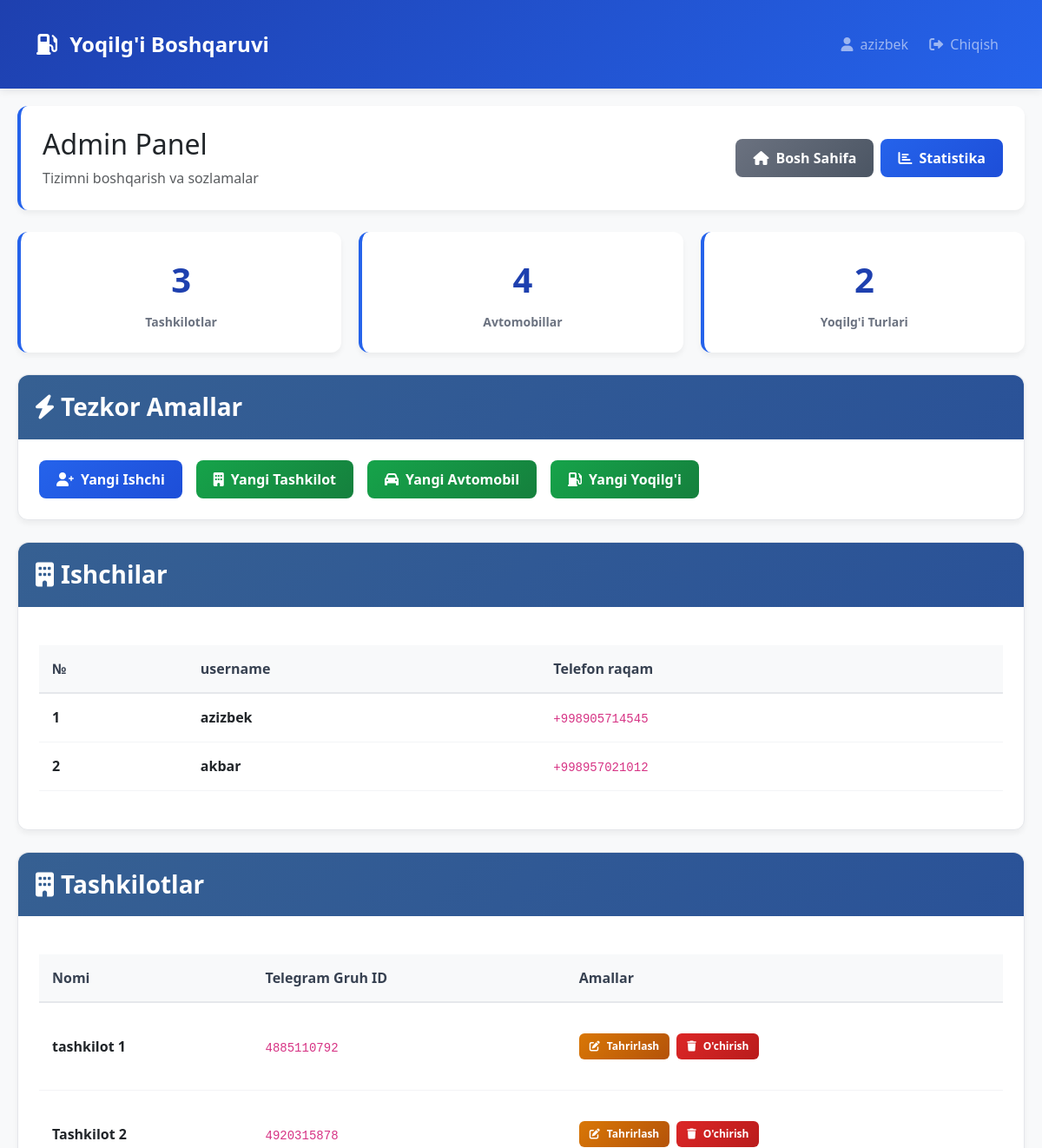
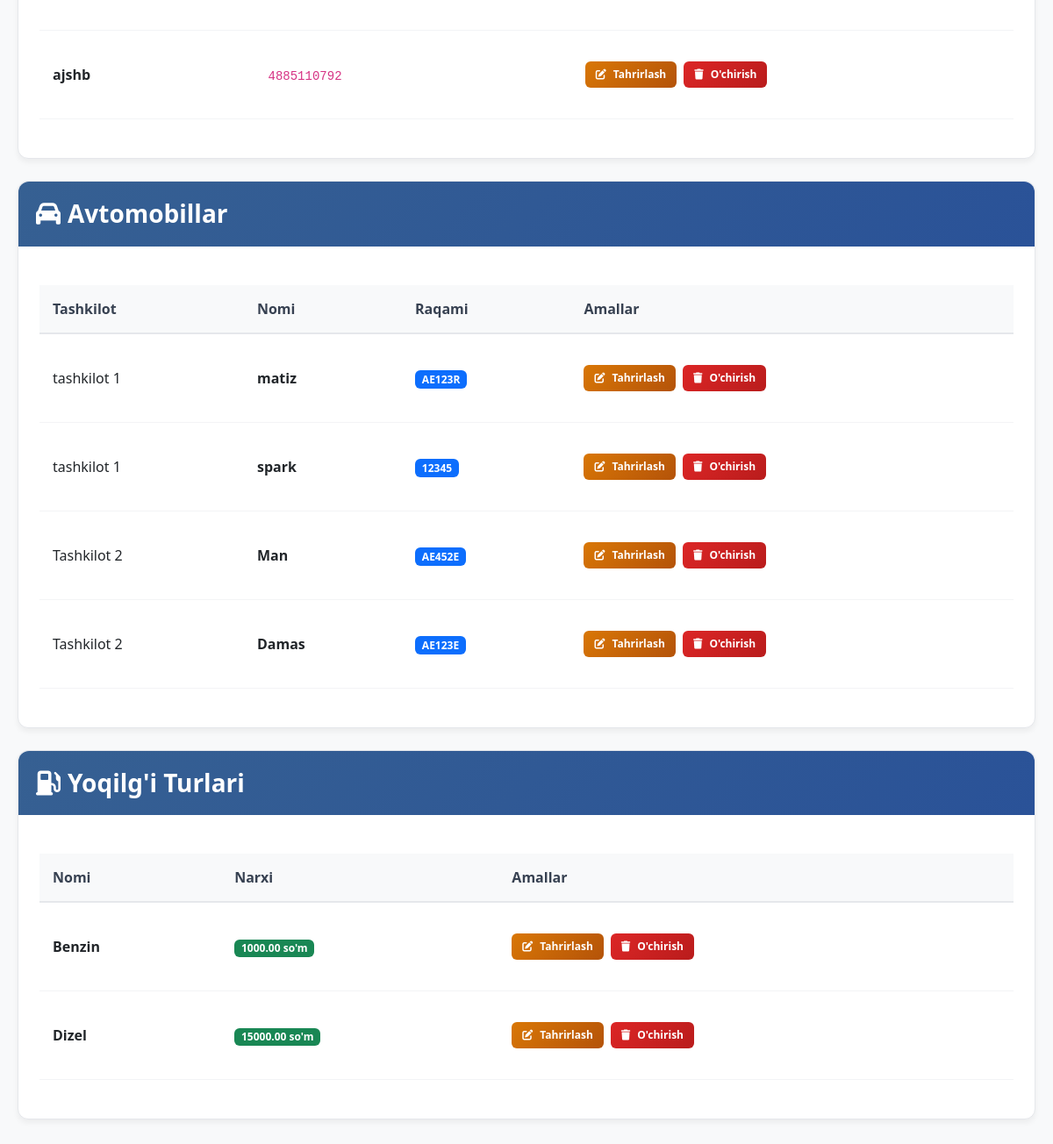
The app's page /a_panel (signed in) with its own data (2 pictures, top to bottom).
### main/models.py (models this page shows, shortened)
class User(AbstractUser):
    phone = models.CharField(max_length=15)

class Tashkilot(models.Model):
    title = models.CharField(max_length=150)
    group_id = models.IntegerField(default=4885110792)

class Avto(models.Model):
    tashkilot = models.ForeignKey(Tashkilot,on_delete=models.CASCADE,default=1,)
    title = models.CharField(max_length=100)
    avto_number = models.CharField(max_length=20)

class Yoqilgi_turi(models.Model):
    price = models.DecimalField(max_digits=50, decimal_places=2, default=0)
    title = models.CharField(max_length=50)

### main/views.py (the view)
# urls.py: path('a_panel',admin_panel,name='admin_panel'),
@login_required
def admin_panel(request):
    context = {
        "users":User.objects.filter(is_superuser=False),
        'tashkilotlar': Tashkilot.objects.all(),
        'avto_list': Avto.objects.select_related('tashkilot').all(),
        "avtos":Avto.objects.all(),
        'yoqilgilar': Yoqilgi_turi.objects.all(),
    }
    return render(request, 'admin.html', context)

### templates/admin.html (shortened to what this page needs)
{% load static %}
<!DOCTYPE html>
<html lang="uz">
<head>
    <link rel="stylesheet" href="{% static 'css/style.css' %}">
    <link href="https://cdnjs.cloudflare.com/ajax/libs/font-awesome/6.0.0/css/all.min.css" rel="stylesheet">
    <link href="https://cdn.jsdelivr.net/npm/bootstrap@5.3.0/dist/css/bootstrap.min.css" rel="stylesheet">
</head>
<body>
    <nav class="navbar navbar-expand-lg navbar-dark">
        <div class="container">
            <a class="navbar-brand" href="{% url 'home' %}">
                <i class="fas fa-gas-pump me-2"></i>
                Yoqilg'i Boshqaruvi
            </a>
            <div class="navbar-nav ms-auto">
                <span class="navbar-text me-3">
                    <i class="fas fa-user me-1"></i> {{ request.user.username }}
                </span>
                <a class="nav-link" href="{% url 'logout' %}">
                    <i class="fas fa-sign-out-alt me-1"></i> Chiqish
                </a>
            </div>
        </div>
    </nav>
    <div class="admin-container">
        <div class="admin-header">
            <div class="d-flex justify-content-between align-items-center">
                <div>
                    <h1 class="h2 mb-2">Admin Panel</h1>
                    <p class="text-muted mb-0">Tizimni boshqarish va sozlamalar</p>
                </div>
                <div class="d-flex gap-2">
                    <a href="{% url 'home' %}" class="btn btn-secondary-custom btn-custom">
                        <i class="fas fa-home"></i> Bosh Sahifa
                    </a>
                    <a href="{% url 'statistics' %}" class="btn btn-primary-custom btn-custom">
                        <i class="fas fa-chart-bar"></i> Statistika
                    </a>
                </div>
            </div>
        </div>
        <div class="stats-grid">
            <div class="stat-card">
                <div class="stat-number">{{ tashkilotlar.count }}</div>
                <div class="stat-label">Tashkilotlar</div>
            </div>
            <div class="stat-card">
                <div class="stat-number">{{ avto_list.count }}</div>
                <div class="stat-label">Avtomobillar</div>
            </div>
            <div class="stat-card">
                <div class="stat-number">{{ yoqilgilar.count }}</div>
                <div class="stat-label">Yoqilg'i Turlari</div>
            </div>
        </div>
        <div class="admin-card">
            <div class="card-header-custom">
                <h3><i class="fas fa-bolt me-2"></i>Tezkor Amallar</h3>
            </div>
            <div class="p-4">
                <div class="d-flex flex-wrap gap-3">
                    <a href="{% url 'add_user' %}" class="btn btn-primary-custom btn-custom">
                        <i class="fas fa-user-plus"></i> Yangi Ishchi
                    </a>
                    <button type="button" class="btn btn-success-custom btn-custom" id="show-tashkilot-form">
                        <i class="fas fa-building"></i> Yangi Tashkilot
                    </button>
                    <button type="button" class="btn btn-success-custom btn-custom" id="show-avto-form">
                        <i class="fas fa-car"></i> Yangi Avtomobil
                    </button>
                    <button type="button" class="btn btn-success-custom btn-custom" id="show-yoqilgi-form">
                        <i class="fas fa-gas-pump"></i> Yangi Yoqilg'i
                    </button>
                </div>
            </div>
        </div>
         <div class="admin-card">
            <div class="card-header-custom">
                <h3><i class="fas fa-building me-2"></i>Ishchilar</h3>
            </div>
            <div class="p-4">
                {% if users %}
                <div class="table-responsive">
                    <table class="admin-table">
                        <thead>
                            <tr>
                                <th>№</th>
                                <th>username</th>
                                <th>Telefon raqam</th>
                            </tr>
                        </thead>
                        <tbody>
                            {% for t in users %}
                            <tr>
                                <td>
                                    <strong>{{ forloop.counter }}</strong>
                                </td>
                                <td>
                                    <strong>{{ t.username }}</strong>
                                </td>
                                <td>
                                    <code>{{ t.phone }}</code>
                                </td>
                            </tr>
                            {% endfor %}
                        </tbody>
                    </table>
                </div>
                {% else %}
                <div class="text-center py-4">
                    <i class="fas fa-building fa-3x text-muted mb-3"></i>
                    <p class="text-muted">Hozircha tashkilotlar mavjud emas</p>
                </div>
                {% endif %}
            </div>
        </div>
        <div class="admin-card">
            <div class="card-header-custom">
                <h3><i class="fas fa-building me-2"></i>Tashkilotlar</h3>
            </div>
            <div class="p-4">
                {% if tashkilotlar %}
                <div class="table-responsive">
                    <table class="admin-table">
                        <thead>
                            <tr>
                                <th>Nomi</th>
                                <th>Telegram Gruh ID</th>
                                <th>Amallar</th>
                            </tr>
                        </thead>
                        <tbody>
                            {% for t in tashkilotlar %}
                            <tr>
                                <td>
                                    <strong>{{ t.title }}</strong>
                                </td>
                                <td>
                                    <code>{{ t.group_id }}</code>
                                </td>
                                <td>
                                    <div class="action-buttons">
                                        <a href="{% url 'tashkilot_edit' t.id %}" class="btn btn-warning-custom btn-custom btn-sm-custom">
                                            <i class="fas fa-edit"></i> Tahrirlash
                                        </a>
                                        <a href="{% url 'tashkilot_delete' t.id %}" class="btn btn-danger-custom btn-custom btn-sm-custom"
                                           onclick="return confirm('Haqiqatan ham \"{{ t.title }}\" ni o\\'chirmoqchimisiz?')">
                                            <i class="fas fa-trash"></i> O'chirish
                                        </a>
                                    </div>
                                </td>
                            </tr>
                            {% endfor %}
                        </tbody>
                    </table>
                </div>
                {% else %}
                <div class="text-center py-4">
                    <i class="fas fa-building fa-3x text-muted mb-3"></i>
                    <p class="text-muted">Hozircha tashkilotlar mavjud emas</p>
                </div>
                {% endif %}
            </div>
        </div>
        <div class="admin-card">
            <div class="card-header-custom">
                <h3><i class="fas fa-car me-2"></i>Avtomobillar</h3>
            </div>
            <div class="p-4">
                {% if avtos %}
                <div class="table-responsive">
                    <table class="admin-table">
                        <thead>
                            <tr>
                                <th>Tashkilot</th>
                                <th>Nomi</th>
                                <th>Raqami</th>
                                <th>Amallar</th>
                            </tr>
                        </thead>
                        <tbody>
                            {% for a in avtos %}
                            <tr>
                                <td>{{ a.tashkilot.title }}</td>
                                <td>
                                    <strong>{{ a.title }}</strong>
                                </td>
                                <td>
                                    <span class="badge bg-primary">{{ a.avto_number }}</span>
                                </td>
                                <td>
                                    <div class="action-buttons">
                                        <a href="{% url 'avto_edit' a.id %}" class="btn btn-warning-custom btn-custom btn-sm-custom">
                                            <i class="fas fa-edit"></i> Tahrirlash
                                        </a>
                                        <a href="{% url 'avto_delete' a.id %}" class="btn btn-danger-custom btn-custom btn-sm-custom"
                                           onclick="return confirm('Haqiqatan ham \"{{ a.title }}\" ni o\\'chirmoqchimisiz?')">
                                            <i class="fas fa-trash"></i> O'chirish
                                        </a>
                                    </div>
                                </td>
                            </tr>
                            {% endfor %}
                        </tbody>
                    </table>
                </div>
                {% else %}
                <div class="text-center py-4">
                    <i class="fas fa-car fa-3x text-muted mb-3"></i>
                    <p class="text-muted">Hozircha avtomobillar mavjud emas</p>
                </div>
                {% endif %}
            </div>
        </div>
        <div class="admin-card">
            <div class="card-header-custom">
                <h3><i class="fas fa-gas-pump me-2"></i>Yoqilg'i Turlari</h3>
            </div>
            <div class="p-4">
                {% if yoqilgilar %}
                <div class="table-responsive">
                    <table class="admin-table">
                        <thead>
                            <tr>
                                <th>Nomi</th>
                                <th>Narxi</th>
                                <th>Amallar</th>
                            </tr>
                        </thead>
                        <tbody>
                            {% for y in yoqilgilar %}
                            <tr>
                                <td>
                                    <strong>{{ y.title }}</strong>
                                </td>
                                <td>
                                    <span class="badge bg-success">{{ y.price }} so'm</span>
                                </td>
                                <td>
                                    <div class="action-buttons">
                                        <a href="{% url 'yoqilgi_turi_edit' y.id %}" class="btn btn-warning-custom btn-custom btn-sm-custom">
                                            <i class="fas fa-edit"></i> Tahrirlash
                                        </a>
                                        <a href="{% url 'yoqilgi_turi_delete' y.id %}" class="btn btn-danger-custom btn-custom btn-sm-custom"
                                           onclick="return confirm('Haqiqatan ham \"{{ y.title }}\" ni o\\'chirmoqchimisiz?')">
                                            <i class="fas fa-trash"></i> O'chirish
                                        </a>
                                    </div>
                                </td>
                            </tr>
                            {% endfor %}
                        </tbody>
                    </table>
                </div>
                {% else %}
                <div class="text-center py-4">
                    <i class="fas fa-gas-pump fa-3x text-muted mb-3"></i>
                    <p class="text-muted">Hozircha yoqilg'i turlari mavjud emas</p>
                </div>
                {% endif %}
            </div>
        </div>
    </div>
</body>
</html>

### static/css/style.css (style rules this page uses)
* { margin: 0; padding: 0; box-sizing: border-box; font-family: 'Segoe UI', Tahoma, Geneva, Verdana, sans-serif; }
body { background-color: #f5f5f5; color: #333; line-height: 1.6; }
.container { max-width: 1200px; margin: 0 auto; padding: 20px; }
button { padding: 10px 15px; border: none; border-radius: 5px; cursor: pointer; font-size: 16px; transition: background-color 0.3s; }
.action-buttons { display: flex; gap: 15px; margin: 20px 0; flex-wrap: wrap; }
table { width: 100%; border-collapse: collapse; margin: 20px 0; }
th, td { padding: 12px 15px; text-align: left; border-bottom: 1px solid #ddd; }
th { background-color: #f8f9fa; font-weight: 600; }

### templates/admin.html (style rules this page uses)
body { font-family: 'Segoe UI', Tahoma, Geneva, Verdana, sans-serif; background: #f8f9fa; margin: 0; padding: 0; }
.navbar { background: linear-gradient(135deg, #1e40af, #2563eb); box-shadow: 0 2px 10px rgba(0,0,0,0.1); }
.navbar-brand { font-weight: 700; font-size: 1.5rem; }
.admin-container { max-width: 1400px; margin: 0 auto; padding: 20px; }
.admin-header { background: white; border-radius: 12px; padding: 25px; margin-bottom: 25px; box-shadow: 0 4px 6px rgba(0, 0, 0, 0.05); border-left: 4px solid #2563eb; }
.admin-card { background: white; border-radius: 12px; padding: 0; margin-bottom: 25px; box-shadow: 0 4px 6px rgba(0, 0, 0, 0.05); border: 1px solid #e5e7eb; transition: transform 0.2s ease, box-shadow 0.2s ease; }
.card-header-custom { background: linear-gradient(135deg, #366092, #2a5298); color: white; padding: 20px; border-radius: 12px 12px 0 0; margin: 0; }
.card-header-custom h3 { margin: 0; font-weight: 600; }
.admin-table { width: 100%; border-collapse: collapse; }
.admin-table th { background: #f8f9fa; padding: 15px; text-align: left; font-weight: 600; color: #374151; border-bottom: 2px solid #e5e7eb; }
.admin-table td { padding: 15px; border-bottom: 1px solid #f3f4f6; vertical-align: middle; }
.btn-custom { border-radius: 8px; font-weight: 600; padding: 10px 20px; transition: all 0.3s ease; border: none; text-decoration: none; display: inline-flex; align-items: center; gap: 8px; }
.btn-primary-custom { background: linear-gradient(135deg, #2563eb, #1d4ed8); color: white; }
.btn-success-custom { background: linear-gradient(135deg, #16a34a, #15803d); color: white; }
.btn-warning-custom { background: linear-gradient(135deg, #d97706, #b45309); color: white; }
.btn-danger-custom { background: linear-gradient(135deg, #dc2626, #b91c1c); color: white; }
.btn-secondary-custom { background: linear-gradient(135deg, #6b7280, #4b5563); color: white; }
.btn-sm-custom { padding: 6px 12px; font-size: 12px; border-radius: 6px; }
.action-buttons { display: flex; gap: 8px; flex-wrap: wrap; }
.stats-grid { display: grid; grid-template-columns: repeat(auto-fit, minmax(250px, 1fr)); gap: 20px; margin-bottom: 25px; }
.stat-card { background: white; padding: 25px; border-radius: 12px; text-align: center; box-shadow: 0 4px 6px rgba(0, 0, 0, 0.05); border-left: 4px solid #2563eb; }
.stat-number { font-size: 2.5rem; font-weight: 700; color: #1e40af; margin-bottom: 8px; }
.stat-label { color: #6b7280; font-weight: 600; font-size: 14px; }

### records on screen
User: user.username "azizbek", username "azizbek", phone "+998905714545"
User: username "akbar", phone "+998957021012"
Tashkilot: title "tashkilot 1", group_id "4885110792"
Tashkilot: title "Tashkilot 2", group_id "4920315878"
Tashkilot: title "ajshb", group_id "4885110792"
Avto: tashkilot "tashkilot 1", title "matiz", avto_number "AE123R"
Avto: tashkilot "tashkilot 1", title "spark", avto_number "12345"
Avto: tashkilot "Tashkilot 2", title "Man", avto_number "AE452E"
Avto: tashkilot "Tashkilot 2", title "Damas", avto_number "AE123E"
Yoqilgi_turi: title "Benzin", price "1000.00"
Yoqilgi_turi: title "Dizel", price "15000.00"

### other values on screen
{{ tashkilotlar.count }} "3"
{{ avto_list.count }} "4"
{{ yoqilgilar.count }} "2"
